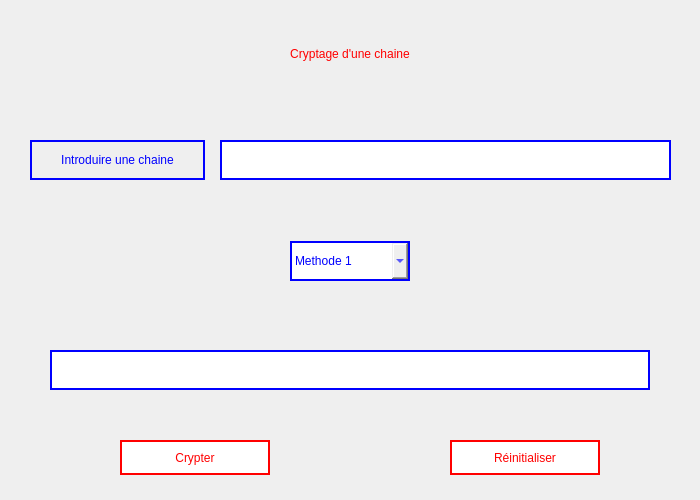
<?xml version="1.0" encoding="UTF-8"?>
<ui version="4.0">
 <class>Form</class>
 <widget class="QWidget" name="Form">
  <property name="geometry">
   <rect>
    <x>0</x>
    <y>0</y>
    <width>700</width>
    <height>500</height>
   </rect>
  </property>
  <property name="windowTitle">
   <string>Form</string>
  </property>
  <widget class="QLabel" name="label">
   <property name="geometry">
    <rect>
     <x>210</x>
     <y>29</y>
     <width>280</width>
     <height>50</height>
    </rect>
   </property>
   <property name="styleSheet">
    <string notr="true">color: red;
font: 75 13pt &quot;MS Shell Dlg 2&quot;;</string>
   </property>
   <property name="text">
    <string>Cryptage d'une chaine</string>
   </property>
   <property name="alignment">
    <set>Qt::AlignCenter</set>
   </property>
  </widget>
  <widget class="QLabel" name="label_2">
   <property name="geometry">
    <rect>
     <x>30</x>
     <y>140</y>
     <width>175</width>
     <height>40</height>
    </rect>
   </property>
   <property name="styleSheet">
    <string notr="true">color: blue;
border: 2px solid blue;
font: 75 10pt &quot;MS Shell Dlg 2&quot;;</string>
   </property>
   <property name="text">
    <string>Introduire une chaine</string>
   </property>
   <property name="alignment">
    <set>Qt::AlignCenter</set>
   </property>
  </widget>
  <widget class="QLineEdit" name="lineEdit">
   <property name="geometry">
    <rect>
     <x>220</x>
     <y>140</y>
     <width>451</width>
     <height>40</height>
    </rect>
   </property>
   <property name="styleSheet">
    <string notr="true">border: 2px solid blue;
color: blue;
font: 75 10pt &quot;MS Shell Dlg 2&quot;;</string>
   </property>
   <property name="alignment">
    <set>Qt::AlignCenter</set>
   </property>
  </widget>
  <widget class="QComboBox" name="comboBox">
   <property name="geometry">
    <rect>
     <x>290</x>
     <y>241</y>
     <width>120</width>
     <height>40</height>
    </rect>
   </property>
   <property name="styleSheet">
    <string notr="true">color: blue;
border: 2px solid blue;
font: 75 10pt &quot;MS Shell Dlg 2&quot;;</string>
   </property>
   <item>
    <property name="text">
     <string>Methode 1</string>
    </property>
   </item>
   <item>
    <property name="text">
     <string>Methode 2</string>
    </property>
   </item>
   <item>
    <property name="text">
     <string>Methode 3</string>
    </property>
   </item>
  </widget>
  <widget class="QLabel" name="resultLabel">
   <property name="geometry">
    <rect>
     <x>50</x>
     <y>350</y>
     <width>600</width>
     <height>40</height>
    </rect>
   </property>
   <property name="styleSheet">
    <string notr="true">color: blue;
border: 2px solid blue;
background-color: white;
font: 75 10pt &quot;MS Shell Dlg 2&quot;;</string>
   </property>
   <property name="text">
    <string/>
   </property>
   <property name="alignment">
    <set>Qt::AlignCenter</set>
   </property>
  </widget>
  <widget class="QPushButton" name="crypterButton">
   <property name="geometry">
    <rect>
     <x>120</x>
     <y>440</y>
     <width>150</width>
     <height>35</height>
    </rect>
   </property>
   <property name="styleSheet">
    <string notr="true">color: red;
border: 2px solid red;
background-color: white;
font: 75 10pt &quot;MS Shell Dlg 2&quot;;</string>
   </property>
   <property name="text">
    <string>Crypter</string>
   </property>
  </widget>
  <widget class="QPushButton" name="reinstallerButton">
   <property name="geometry">
    <rect>
     <x>450</x>
     <y>440</y>
     <width>150</width>
     <height>35</height>
    </rect>
   </property>
   <property name="styleSheet">
    <string notr="true">color: red;
border: 2px solid red;
background-color: white;
font: 75 10pt &quot;MS Shell Dlg 2&quot;;</string>
   </property>
   <property name="text">
    <string>Réinitialiser</string>
   </property>
  </widget>
 </widget>
 <resources/>
 <connections/>
</ui>
